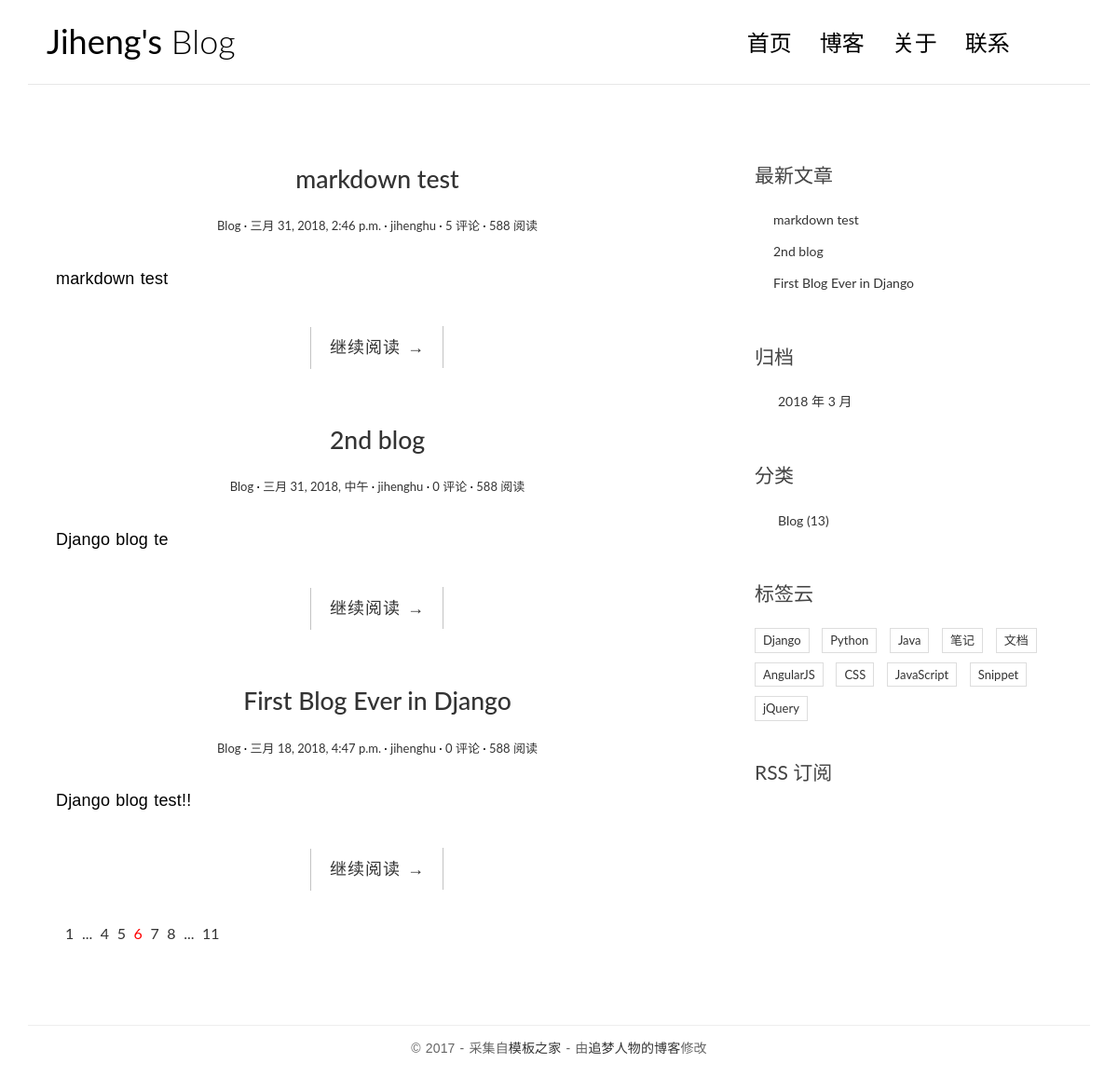
The page / on the database its author committed.
### blog/models.py (models this page shows, shortened)
@python_2_unicode_compatible
class Post(models.Model):
	title = models.CharField(max_length=70)
	body = models.TextField()
	created_time = models.DateTimeField()
	modified_time = models.DateTimeField()
	excerpt = models.CharField(max_length=200, blank=True)
	category = models.ForeignKey(Category)
	tags = models.ManyToManyField(Tag, blank=True)
	author = models.ForeignKey(User)
	def get_absolute_url(self):
		return reverse('blog:detail', kwargs={'pk': self.pk})
	class Meta:
		ordering = ['-created_time']

@python_2_unicode_compatible
class Category(models.Model):
	name = models.CharField(max_length=100)

### blog/views.py (the view)
# urls.py: url(r'^$', views.index, name='index'),
def index(request):
	post_list = Post.objects.all().order_by('-created_time')
	return render(request, 'blog/index.html', context={'post_list': post_list})

### blog/templatetags/blog_tags.py (called while the page is built)
@register.simple_tag
def get_recent_posts(num=5):
    return Post.objects.all().order_by('-created_time')[:num]

@register.simple_tag
def archives():
    return Post.objects.dates('created_time', 'month', order='DESC')

@register.simple_tag
def get_categories():
    return Category.objects.all()

### templates/blog/index.html
{% extends 'base.html' %}
{% block main %}
                {% for post in post_list %}
                 <article class="post post-{{ post.pk }}">
                    <header class="entry-header">
                        <h1 class="entry-title">
                            <a href="{{ post.get_absolute_url }}">{{ post.title }}</a>
                        </h1>
                        <div class="entry-meta">
                            <span class="post-category"><a href="#">{{ post.category.name }}</a></span>
                            <span class="post-date"><a href="#"><time class="entry-date"
                                                                      datetime="{{ post.created_time }}">{{ post.created_time }}</time></a></span>
                            <span class="post-author"><a href="#">{{ post.author }}</a></span>
                            <span class="comments-link"><a href="#">{{ post.comment_set.count }} 评论</a></span>
                            <span class="views-count"><a href="#">588 阅读</a></span>
                        </div>
                    </header>
                    <div class="entry-content clearfix">
                        <p>{{ post.excerpt }}</p>
                        <div class="read-more cl-effect-14">
                            <a href="{{ post.get_absolute_url }}" class="more-link">继续阅读 <span class="meta-nav">→</span></a>
                        </div>
                    </div>
                </article>
				{% empty %}
					<div class="no-post">暂时还没有发布的文章！</div>
				{% endfor %}
                <div class="pagination">
                    <ul>
                        <li><a href="">1</a></li>
                        <li><a href="">...</a></li>
                        <li><a href="">4</a></li>
                        <li><a href="">5</a></li>
                        <li class="current"><a href="">6</a></li>
                        <li><a href="">7</a></li>
                        <li><a href="">8</a></li>
                        <li><a href="">...</a></li>
                        <li><a href="">11</a></li>
                    </ul>
                </div>
{% endblock main %}

### templates/base.html (shortened to what this page needs)
 {% load staticfiles %}
 {% load blog_tags %}
<!DOCTYPE html>
<html>
<head>
    <link rel="stylesheet" href="http://code.ionicframework.com/ionicons/2.0.1/css/ionicons.min.css">
    <link rel="stylesheet" href="{% static 'blog/css/bootstrap.min.css' %}">
    <link rel="stylesheet" href="{% static 'blog/css/pace.css' %}">
    <link rel="stylesheet" href="{% static 'blog/css/custom.css' %}">
	<link rel="stylesheet" href="{% static 'blog/css/highlights/github.css' %}">
</head>
<body>
<div class="container">
    <header id="site-header">
        <div class="row">
            <div class="col-md-4 col-sm-5 col-xs-8">
                <div class="logo">
                    <h1><a href="{% url 'blog:index' %}"><b>Jiheng's</b> Blog</a></h1>
                </div>
            </div>
            <div class="col-md-8 col-sm-7 col-xs-4">
                <nav class="main-nav" role="navigation">
                    <div class="collapse navbar-collapse" id="bs-example-navbar-collapse-1">
                        <ul class="nav navbar-nav navbar-right">
                            <li class="cl-effect-11"><a href="{% url 'blog:index' %}" data-hover="首页">首页</a></li>
                            <li class="cl-effect-11"><a href="full-width.html" data-hover="博客">博客</a></li>
                            <li class="cl-effect-11"><a href="about.html" data-hover="关于">关于</a></li>
                            <li class="cl-effect-11"><a href="contact.html" data-hover="联系">联系</a></li>
                        </ul>
                    </div>
                </nav>
            </div>
        </div>
    </header>
</div>
<div class="content-body">
    <div class="container">
        <div class="row">
            <main class="col-md-8">
                {% block main %}
                {% endblock main %}
            </main>
            <aside class="col-md-4">
                <div class="widget widget-recent-posts">
                    <h3 class="widget-title">最新文章</h3>
					{% get_recent_posts as recent_post_list %}
                    <ul>
					    {% for post in recent_post_list %}
                        <li>
                            <a href="{{ post.get_absolute_url }}">{{ post.title }}</a>
                        </li>
                        {% empty %}
						暂无文章!
						{% endfor %}
                    </ul>
                </div>
                <div class="widget widget-archives">
                    <h3 class="widget-title">归档</h3>
                    {% archives as date_list %}
                    <ul>
                      {% for date in date_list %}
                      <li>
                        <a href="{% url 'blog:archives' date.year date.month %}">{{ date.year }} 年 {{ date.month }} 月</a>
                      </li>
                      {% empty %}
                      暂无归档！
                      {% endfor %}
                    </ul>
                </div>
                <div class="widget widget-category">
                  <h3 class="widget-title">分类</h3>
                  {% get_categories as category_list %}
                  <ul>
                    {% for category in category_list %}
                    <li>
                      <a href="{% url 'blog:category' category.pk %}">{{ category.name }} <span class="post-count">(13)</span></a>
                    </li>
                    {% empty %}
                    暂无分类！
                    {% endfor %}
                  </ul>
                </div>
                <div class="widget widget-tag-cloud">
                    <h3 class="widget-title">标签云</h3>
                    <ul>
                        <li>
                            <a href="#">Django</a>
                        </li>
                        <li>
                            <a href="#">Python</a>
                        </li>
                        <li>
                            <a href="#">Java</a>
                        </li>
                        <li>
                            <a href="#">笔记</a>
                        </li>
                        <li>
                            <a href="#">文档</a>
                        </li>
                        <li>
                            <a href="#">AngularJS</a>
                        </li>
                        <li>
                            <a href="#">CSS</a>
                        </li>
                        <li>
                            <a href="#">JavaScript</a>
                        </li>
                        <li>
                            <a href="#">Snippet</a>
                        </li>
                        <li>
                            <a href="#">jQuery</a>
                        </li>
                    </ul>
                </div>
                <div class="rss">
                    <a href="{% url 'rss' %}"> RSS 订阅</a>
                </div>
            </aside>
        </div>
    </div>
</div>
<footer id="site-footer">
    <div class="container">
        <div class="row">
            <div class="col-md-12">
                <p class="copyright">&copy 2017 - 采集自<a href="http://www.cssmoban.com/"
                                                        target="_blank" title="模板之家">模板之家</a>
                    - 由<a href="http://zmrenwu.com/" title="网页模板" target="_blank">追梦人物的博客</a>修改
                </p>
            </div>
        </div>
    </div>
</footer>
</body>
</html>

### blog/static/blog/css/custom.css (style rules this page uses)
* { outline: none; }
h1, h2, h3, h4, h5, h6 { margin-top: 0; }
b { font-weight: 400; }
a { color: #333; }
body { color: #444; font-family: 'Lato', sans-serif; }
p { font-family: 'Ubuntu', sans-serif; font-weight: 400; word-spacing: 1px; letter-spacing: 0.01em; }
#site-header { background-color: #FFF; padding: 25px 20px; margin-bottom: 40px; border-bottom: 1px solid #e7e7e7; }
.logo h1 a { color: #000; }
.logo h1 { margin: 0; font-family: 'Lato', sans-serif; font-weight: 300; }
.main-nav { margin-top: 11px; max-width: 95%; }
.main-nav a { color: #000000 !important; padding: 0 0 5px 0 !important; margin-right: 30px; font-family: 'Lato', sans-serif; font-weight: 300; font-size: 24px; }
.cl-effect-11 a { padding: 10px 0; color: #0972b4; text-shadow: none; }
.cl-effect-11 a::before { position: absolute; top: 0; left: 0; overflow: hidden; padding: 0 0 5px 0 !important; max-width: 0; border-bottom: 1px solid #000; color: #000; content: attr(data-hover); white-space: nowrap; -webkit-transition: max-width 0.5s; -moz-transition: max-width 0.5s; transition: max-width 0.5s; }
.content-body { padding-bottom: 4em; }
.post { background: #fff; padding: 30px 30px 0; }
.entry-title { text-align: center; font-size: 1.9em; margin-bottom: 20px; line-height: 1.6; padding: 10px 20px 0; }
.entry-meta { text-align: center; color: #DDDDDD; font-size: 13px; margin-bottom: 30px; }
.entry-content { font-size: 18px; line-height: 1.9; font-weight: 300; color: #000; }
.post-category::after, .post-date::after, .post-author::after, .comments-link::after { content: ' ·'; color: #000; }
.read-more { font-family: 'Ubuntu', sans-serif; font-weight: 400; word-spacing: 1px; letter-spacing: 0.01em; text-align: center; margin-top: 20px; }
.cl-effect-14 a { padding: 0 20px; height: 45px; line-height: 45px; position: relative; display: inline-block; margin: 15px 25px; letter-spacing: 1px; font-weight: 400; text-shadow: 0 0 1px rgba(255, 255, 255, 0.3); }
.cl-effect-14 a::before, .cl-effect-14 a::after { position: absolute; width: 45px; height: 1px; background: #C3C3C3; content: ''; -webkit-transition: all 0.3s; -moz-transition: all 0.3s; transition: all 0.3s; pointer-events: none; }
.cl-effect-14 a::before { top: 0; left: 0; -webkit-transform: rotate(90deg); -moz-transform: rotate(90deg); transform: rotate(90deg); -webkit-transform-origin: 0 0; -moz-transform-origin: 0 0; transform-origin: 0 0; }
.cl-effect-14 a::after { right: 0; bottom: 0; -webkit-transform: rotate(90deg); -moz-transform: rotate(90deg); transform: rotate(90deg); -webkit-transform-origin: 100% 0; -moz-transform-origin: 100% 0; transform-origin: 100% 0; }
.widget { background: #fff; padding: 30px 0 0; }
.widget-title { font-size: 1.5em; margin-bottom: 20px; line-height: 1.6; padding: 10px 0 0; font-weight: 400; }
.widget-recent-posts ul { padding: 0; margin: 0; padding-left: 20px; }
.widget-recent-posts ul li { list-style-type: none; position: relative; line-height: 170%; margin-bottom: 10px; }
.widget-recent-posts ul li::before { content: '\f3d3'; font-family: "Ionicons"; position: absolute; left: -17px; top: 3px; font-size: 16px; color: #000; }
.widget-archives ul { padding: 0; margin: 0; padding-left: 25px; }
.widget-archives ul li { list-style-type: none; position: relative; line-height: 170%; margin-bottom: 10px; }
.widget-archives ul li::before { content: '\f3f3'; font-family: "Ionicons"; position: absolute; left: -25px; top: 1px; font-size: 16px; color: #000; }
.widget-category ul { padding: 0; margin: 0; padding-left: 25px; }
.widget-category ul li { list-style-type: none; position: relative; line-height: 170%; margin-bottom: 10px; }
.widget-category ul li::before { content: '\f3fe'; font-family: "Ionicons"; position: absolute; left: -25px; top: 1px; font-size: 18px; color: #000; }
.widget-tag-cloud ul { padding: 0; margin: 0; margin-right: -10px; }
.widget-tag-cloud ul li { list-style-type: none; font-size: 13px; display: inline-block; margin-right: 10px; margin-bottom: 10px; padding: 3px 8px; border: 1px solid #ddd; }
.rss { font-size: 21px; margin-top: 30px; }
.rss a { color: #444; }
#site-footer { padding-top: 10px; padding: 0 0 1.5em 0; }
.copyright { text-align: center; padding-top: 1em; margin: 0; border-top: 1px solid #eee; color: #666; }
.pagination ul { list-style: none; }
.pagination ul li { display: inline-block; font-size: 16px; margin-right: 5px; }
.current a { color: red; }

### rows shown on the page
Post: title "markdown test", category.name "Blog", created_time "三月 31, 2018, 2:46 p.m.", author "jihenghu", comment_set.count "5", excerpt "markdown test"
Post: title "2nd blog", category.name "Blog", created_time "三月 31, 2018, 中午", author "jihenghu", comment_set.count "0", excerpt "Django blog te"
Post: title "First Blog Ever in Django", category.name "Blog", created_time "三月 18, 2018, 4:47 p.m.", author "jihenghu", comment_set.count "0", excerpt "Django blog test!!"
Category: name "Blog"

### other values the page prints
{{ date.year }} "2018"
{{ date.month }} "3"
